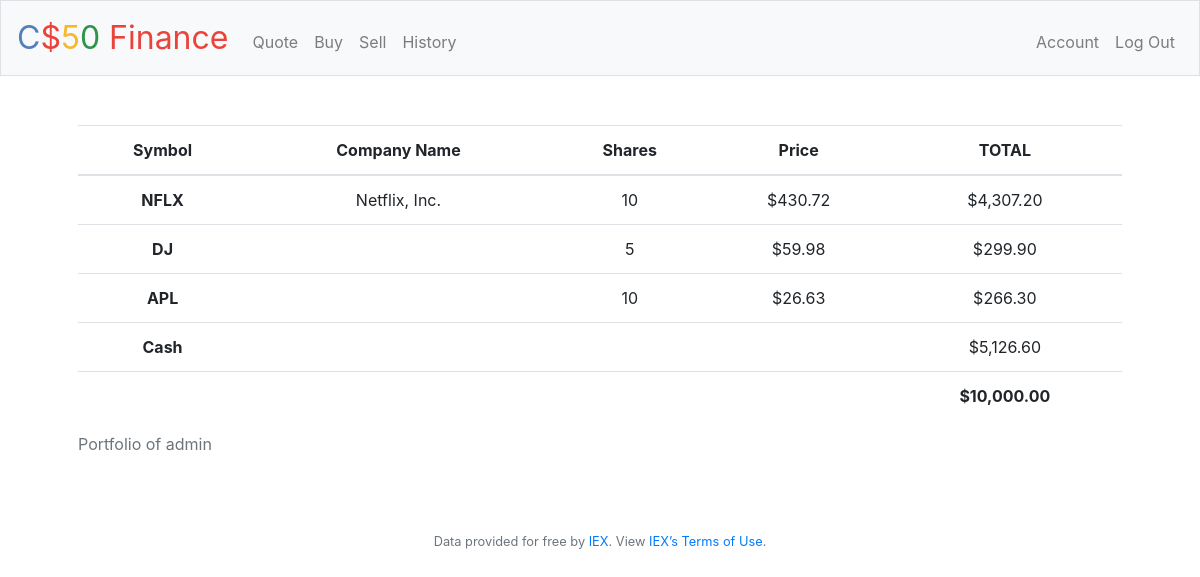
The app's page /index (signed in) with its own data.
### webapp/users/models.py (models this page shows, shortened)
class User(db.Model, UserMixin):
    __tablename__ = 'user'
    id = db.Column(db.Integer, primary_key=True)
    username = db.Column(db.String(20), unique=True, nullable=False)
    email = db.Column(db.String(120), unique=True, nullable=False)
    password = db.Column(db.String(60), nullable=False)
    image_file = db.Column(db.String(20), nullable=False, default='default.png')
    created_on = db.Column(db.DateTime, nullable=False, default=datetime.utcnow)
    last_online = db.Column(db.DateTime, nullable=False, default=datetime.utcnow)
    cash = db.Column(db.Float, default=10000.00)
    portfolio_value = db.Column(db.Float, default=0.00)
    portfolio_size = db.Column(db.Integer, nullable=False, default=0)
    num_buys = db.Column(db.Integer, nullable=False, default=0)
    num_sales = db.Column(db.Integer, nullable=False, default=0)
    num_positive_sales = db.Column(db.Integer, nullable=False, default=0)
    num_negative_sales = db.Column(db.Integer, nullable=False, default=0)
    last_buy = db.Column(db.DateTime)
    last_sale = db.Column(db.DateTime)
    status = db.Column(db.Boolean, nullable=False, server_default='1')
    access = db.Column(db.Integer, nullable=False, default=1)
    roles = db.relationship('Role', secondary='user_roles')
    shares = db.relationship('Share', backref='owner', lazy=True)
    buys = db.relationship('BuyTransaction', backref='buyer', lazy=True)
    sells = db.relationship('SellTransaction', backref='seller', lazy=True)

### webapp/transactions/models.py (models this page shows)
class Share(db.Model):
    __tablename__ = 'share'
    id = db.Column(db.Integer, primary_key=True)
    user_id = db.Column(db.Integer, db.ForeignKey('user.id'), nullable=False)
    symbol = db.Column(db.String(100), nullable=False)
    company_name =  db.Column(db.String(100), nullable=False)
    num_shares = db.Column(db.Integer, nullable=False)
    total_value = db.Column(db.Float, nullable=False, default=0.00)

### webapp/main/routes.py (the view)
@main.route("/")
@main.route("/index")
@login_required
def index():
    user = User.query.filter_by(username=current_user.username).first()
    shares = Share.query.order_by(Share.total_value.desc()).filter_by(user_id=user.id).all()
    return render_template("index.html", title='Portfolio', user=user, shares=shares)

### webapp/main/routes.py (called while the page is built)
@main.after_request
def after_request(response):
    response.headers["Cache-Control"] = "no-cache, no-store, must-revalidate"
    response.headers["Expires"] = 0
    response.headers["Pragma"] = "no-cache"
    return response

### webapp/users/models.py (called while the page is built)
@login_manager.user_loader
def load_user(user_id):
    return User.query.get(int(user_id))

### webapp/templates/index.html (shortened to what this page needs)
{% extends "layout.html" %}
{% block main %}
    <table class="table table-hover">
        <caption>Portfolio of {{ user.username }}</caption>
        <thead>
            <tr>
              <th scope="col">Symbol</th>
              <th scope="col">Company Name</th>
              <th scope="col">Shares</th>
              <th scope="col">Price</th>
              <th scope="col">TOTAL</th>
            </tr>
          </thead>
        <tbody>
            {% for share in shares %}
            <tr>
                <th scope="row"> {{ share.symbol }} </th>
                <td> {{ share.company_name }} </td>
                <td> {{ share.num_shares }} </td>
                <td> {{  '${:,.2f}'.format(share.total_value / share.num_shares) }} </td>
                <td> {{  '${:,.2f}'.format(share.total_value) }} </td>
            </tr>
            {% endfor %}
            <tr>
                <th scope="row">Cash</th>
                <td></td>
                <td></td>
                <td></td>
                <td> {{ '${:,.2f}'.format(user.cash) }} </td>
            </tr>
            <tr>
                <th></th>
                <td></td>
                <td></td>
                <td></td>
                <td><b>{{ '${:,.2f}'.format(user.portfolio_value + user.cash) }}</b></td>
            </tr>
        </tbody>
    </table>
{% endblock main %}

### webapp/templates/layout.html (shortened to what this page needs)
<!DOCTYPE html>
<html lang="en">
    <head>
        <link href="https://maxcdn.bootstrapcdn.com/bootstrap/4.1.3/css/bootstrap.min.css" rel="stylesheet">
        <link href="{{ url_for('static', filename='css/styles.css') }}" rel="stylesheet">
    </head>
    <body>
        <nav class="navbar navbar-expand-md navbar-light bg-light border">
            <a class="navbar-brand" href="/"><span class="blue">C</span><span class="red">$</span><span class="yellow">5</span><span class="green">0</span> <span class="red">Finance</span></a>
            <div class="collapse navbar-collapse" id="navbar">
                {% if current_user.is_authenticated %}
                    <ul class="navbar-nav mr-auto mt-2">
                        <li class="nav-item"><a class="nav-link" href="{{ url_for('main.quote') }}">Quote</a></li>
                        <li class="nav-item"><a class="nav-link" href="{{ url_for('transactions.buy') }}">Buy</a></li>
                        <li class="nav-item"><a class="nav-link" href="{{ url_for('transactions.sell') }}">Sell</a></li>
                        <li class="nav-item"><a class="nav-link" href="{{ url_for('transactions.history') }}">History</a></li>
                    </ul>
                    <ul class="navbar-nav ml-auto mt-2">
                        <li class="nav-item"><a class="nav-link" href="{{ url_for('users.account') }}">Account</a></li>
                        <li class="nav-item"><a class="nav-link" href="{{ url_for('users.logout') }}">Log Out</a></li>
                    </ul>
                {% else %}
                    <ul class="navbar-nav ml-auto mt-2">
                        <li class="nav-item"><a class="nav-link" href="{{ url_for('users.register') }}">Register</a></li>
                        <li class="nav-item"><a class="nav-link" href="{{ url_for('users.login') }}">Log In</a></li>
                    </ul>
                {% endif %}
            </div>
        </nav>
        <main class="container p-5">
            <div class="row">
                <div class="col-md-8">
                </div>
            </div>
            {% block main %}{% endblock %}
        </main>
        <footer class="small text-center text-muted">
            Data provided for free by <a href="https://iextrading.com/developer">IEX</a>. View <a href="https://iextrading.com/api-exhibit-a/">IEX’s Terms of Use</a>.
        </footer>
    </body>
</html>

### webapp/static/css/styles.css (style rules this page uses)
nav .navbar-brand { font-size: xx-large; }
nav .navbar-brand .blue { color: #537fbe; }
nav .navbar-brand .red { color: #ea433b; }
nav .navbar-brand .yellow { color: #f5b82e; }
nav .navbar-brand .green { color: #2e944b; }
.col-md-8 { margin: auto; }
main { overflow-x: auto; text-align: center; }

### records on screen
User: username "admin", cash "$5,126.60", user.portfolio_value+user.cash "$10,000.00"
Share: symbol "NFLX", company_name "Netflix, Inc.", num_shares "10", share.total_value/share.num_shares "$430.72", total_value "$4,307.20"
Share: symbol "DJ", num_shares "5", share.total_value/share.num_shares "$59.98", total_value "$299.90"
Share: symbol "APL", num_shares "10", share.total_value/share.num_shares "$26.63", total_value "$266.30"
